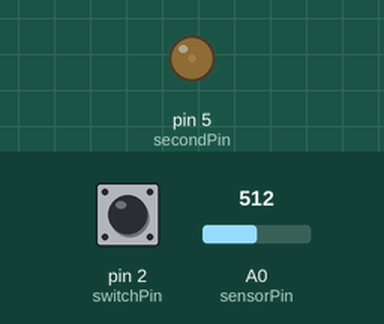
Simulated run of this sketch. Board: Arduino Uno, built with avr-gcc and run on an emulated ATmega328P. Shown: output pins drawn as LEDs (lit = HIGH). Inputs (shaded band) come from the test bench; at power-on: A0 (sensorPin) = 512, pin 2 (switchPin) LOW. Pins used as bus, display or sensor lines are not drawn; what the sketch prints to the serial monitor is not drawn.

Above: at 1.2 s.
1.3 s: A0 (sensorPin) set to 900
At 2.79 s:
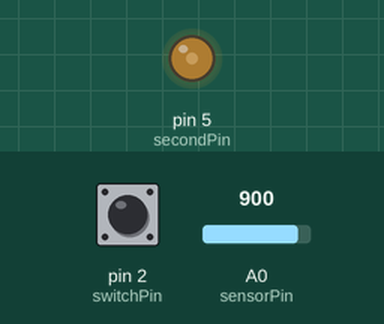
4.3 s: pin 2 (switchPin) pulled HIGH for 0.45 s
At 11.7 s:
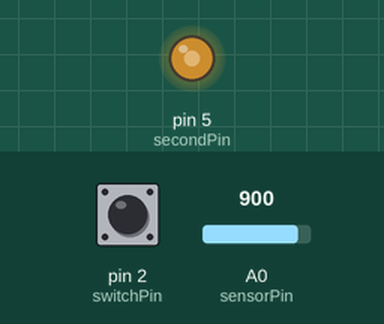
Timing chart, 0 to 19.7 s (numbered marks = the images above; inputs shaded):
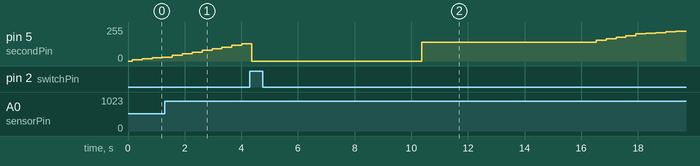

The sketch:

marge_valguskast_kood.ino
```cpp
/*
Marge valguskast Viini
Tõnu Tunnel sept 2013
tonutunnel@gmail.com

Kaks valguskasti mis kordamööda vilguvad.
1Mohm takisti millega saab dimmerdada.
1 switch millega saab vilkumise välja lülitada nii et mõlemad korraga põlevad.
*/


#define FADESPEED 150      // kui on FADE kasutusel siis see on üleminekute kiirus (vähem=kiirem)
#define DELAY 6000         // piltide vahetuse intervall
#define firstPin 3         // esimene valguskast PWM pin
#define secondPin 5        // teine valguskast   PWM pin
#define switchPin 2        // lüliti vilkumine/constant on
int buttonState = 0;       // muutuja lüliti seisu hoidmiseks
int sensorPin = A0;        // select the input pin for the potentiometer
int sensorValue = 0;       // variable to store the value coming from the sensor
int outputValue = 0;       // analogväärtus ümber mäpitud  0-255 vahemikku


const int numReadings = 18;
int readings[numReadings];      // the readings from the analog input
int index = 0;                  // the index of the current reading
int total = 0;                  // the running total
int average = 0;                // the average


void setup() {
  pinMode(firstPin, OUTPUT);
  pinMode(secondPin, OUTPUT);
  pinMode(switchPin, INPUT);
  Serial.begin(9600);

  // initialize all the readings to 0:
  for (int thisReading = 0; thisReading < numReadings; thisReading++)
    readings[thisReading] = 0;
}


 void loop() {

   // subtract the last reading:
  total= total - readings[index];
  // read from the sensor:
  readings[index] = analogRead(sensorPin);
  // add the reading to the total:
  total= total + readings[index];
  // advance to the next position in the array:
  index = index + 1;

  // if we're at the end of the array...
  if (index >= numReadings)
    // ...wrap around to the beginning:
    index = 0;

  // calculate the average:
  average = total / numReadings;
  // send it to the computer as ASCII digits

  delay(1);        // delay in between reads for stability

   //sensorValue = analogRead(sensorPin);
   outputValue = map(average, 0, 1023, 3, 255);
   delay(FADESPEED);

    // print the results to the serial monitor:
    Serial.print("average = ");
    Serial.print(average);
//    Serial.print("\t sensor = " );
//    Serial.print(sensorValue);
    Serial.print("\t output = ");
    Serial.println(outputValue);


   buttonState = digitalRead(switchPin);
   // kordamööda 6sek delayga
   if (buttonState == HIGH) {
     Serial.print("Vaheldumisi  ");
     analogWrite(firstPin, outputValue);
     analogWrite(secondPin, 0);
     delay(DELAY);

     analogWrite(firstPin, 0);
     analogWrite(secondPin, outputValue);
     delay(DELAY);

   }
   //mõlemad korraga
    else if (buttonState == LOW) {
      Serial.print("M6lemad koos  ");
      analogWrite(secondPin, outputValue);
      analogWrite(firstPin, outputValue);
      delay(200);

    }

 }
```
